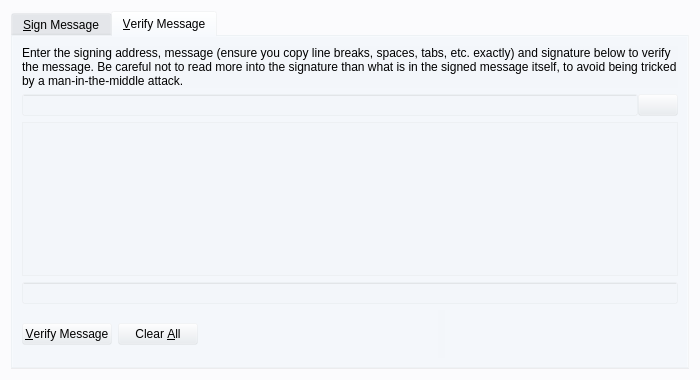
<?xml version="1.0" encoding="UTF-8"?>
<ui version="4.0">
 <class>SignVerifyMessageDialog</class>
 <widget class="QDialog" name="SignVerifyMessageDialog">
  <property name="geometry">
   <rect>
    <x>0</x>
    <y>0</y>
    <width>700</width>
    <height>380</height>
   </rect>
  </property>
  <property name="windowTitle">
   <string>Signatures - Sign / Verify a Message</string>
  </property>
  <property name="styleSheet">
   <string notr="true">background:rgba(232, 236, 241, 0.1);</string>
  </property>
  <property name="modal">
   <bool>true</bool>
  </property>
  <layout class="QVBoxLayout" name="verticalLayout">
   <item>
    <widget class="QTabWidget" name="tabWidget">
     <property name="currentIndex">
      <number>1</number>
     </property>
     <widget class="QWidget" name="tabSignMessage">
      <attribute name="title">
       <string>&amp;Sign Message</string>
      </attribute>
      <layout class="QVBoxLayout" name="verticalLayout_SM">
       <item>
        <widget class="QLabel" name="infoLabel_SM">
         <property name="text">
          <string>You can sign messages with your addresses to prove you own them. Be careful not to sign anything vague, as phishing attacks may try to trick you into signing your identity over to them. Only sign fully-detailed statements you agree to.</string>
         </property>
         <property name="textFormat">
          <enum>Qt::PlainText</enum>
         </property>
         <property name="wordWrap">
          <bool>true</bool>
         </property>
        </widget>
       </item>
       <item>
        <layout class="QHBoxLayout" name="horizontalLayout_1_SM">
         <property name="spacing">
          <number>0</number>
         </property>
         <item>
          <widget class="QValidatedLineEdit" name="addressIn_SM">
           <property name="toolTip">
            <string>The address to sign the message with (e.g. MO8XT4kKdzWaTjp35iqJZmZR8jonCXNHkl)</string>
           </property>
           <property name="maxLength">
            <number>34</number>
           </property>
          </widget>
         </item>
         <item>
          <widget class="QPushButton" name="addressBookButton_SM">
           <property name="toolTip">
            <string>Choose an address from the address book</string>
           </property>
           <property name="text">
            <string/>
           </property>
           <property name="icon">
            <iconset resource="../bitcoin.qrc">
             <normaloff>:/icons/address-book</normaloff>:/icons/address-book</iconset>
           </property>
           <property name="shortcut">
            <string>Alt+A</string>
           </property>
           <property name="autoDefault">
            <bool>false</bool>
           </property>
          </widget>
         </item>
         <item>
          <widget class="QPushButton" name="pasteButton_SM">
           <property name="toolTip">
            <string>Paste address from clipboard</string>
           </property>
           <property name="text">
            <string/>
           </property>
           <property name="icon">
            <iconset resource="../bitcoin.qrc">
             <normaloff>:/icons/editpaste</normaloff>:/icons/editpaste</iconset>
           </property>
           <property name="shortcut">
            <string>Alt+P</string>
           </property>
           <property name="autoDefault">
            <bool>false</bool>
           </property>
          </widget>
         </item>
        </layout>
       </item>
       <item>
        <widget class="QPlainTextEdit" name="messageIn_SM">
         <property name="toolTip">
          <string>Enter the message you want to sign here</string>
         </property>
        </widget>
       </item>
       <item>
        <layout class="QHBoxLayout" name="horizontalLayout_2_SM">
         <property name="spacing">
          <number>0</number>
         </property>
         <item>
          <widget class="QLineEdit" name="signatureOut_SM">
           <property name="font">
            <font>
             <italic>true</italic>
            </font>
           </property>
           <property name="readOnly">
            <bool>true</bool>
           </property>
          </widget>
         </item>
         <item>
          <widget class="QPushButton" name="copySignatureButton_SM">
           <property name="toolTip">
            <string>Copy the current signature to the system clipboard</string>
           </property>
           <property name="text">
            <string/>
           </property>
           <property name="icon">
            <iconset resource="../bitcoin.qrc">
             <normaloff>:/icons/editcopy</normaloff>:/icons/editcopy</iconset>
           </property>
           <property name="autoDefault">
            <bool>false</bool>
           </property>
          </widget>
         </item>
        </layout>
       </item>
       <item>
        <layout class="QHBoxLayout" name="horizontalLayout_3_SM">
         <item>
          <widget class="QPushButton" name="signMessageButton_SM">
           <property name="toolTip">
            <string>Sign the message to prove you own this MCB address</string>
           </property>
           <property name="text">
            <string>&amp;Sign Message</string>
           </property>
           <property name="icon">
            <iconset resource="../bitcoin.qrc">
             <normaloff>:/icons/edit</normaloff>:/icons/edit</iconset>
           </property>
           <property name="autoDefault">
            <bool>false</bool>
           </property>
          </widget>
         </item>
         <item>
          <widget class="QPushButton" name="clearButton_SM">
           <property name="toolTip">
            <string>Reset all sign message fields</string>
           </property>
           <property name="text">
            <string>Clear &amp;All</string>
           </property>
           <property name="icon">
            <iconset resource="../bitcoin.qrc">
             <normaloff>:/icons/remove</normaloff>:/icons/remove</iconset>
           </property>
           <property name="autoDefault">
            <bool>false</bool>
           </property>
          </widget>
         </item>
         <item>
          <spacer name="horizontalSpacer_1_SM">
           <property name="orientation">
            <enum>Qt::Horizontal</enum>
           </property>
           <property name="sizeHint" stdset="0">
            <size>
             <width>40</width>
             <height>48</height>
            </size>
           </property>
          </spacer>
         </item>
         <item>
          <widget class="QLabel" name="statusLabel_SM">
           <property name="font">
            <font>
             <weight>75</weight>
             <bold>true</bold>
            </font>
           </property>
           <property name="text">
            <string/>
           </property>
           <property name="wordWrap">
            <bool>true</bool>
           </property>
          </widget>
         </item>
         <item>
          <spacer name="horizontalSpacer_2_SM">
           <property name="orientation">
            <enum>Qt::Horizontal</enum>
           </property>
           <property name="sizeHint" stdset="0">
            <size>
             <width>40</width>
             <height>48</height>
            </size>
           </property>
          </spacer>
         </item>
        </layout>
       </item>
      </layout>
     </widget>
     <widget class="QWidget" name="tabVerifyMessage">
      <attribute name="title">
       <string>&amp;Verify Message</string>
      </attribute>
      <layout class="QVBoxLayout" name="verticalLayout_VM">
       <item>
        <widget class="QLabel" name="infoLabel_VM">
         <property name="text">
          <string>Enter the signing address, message (ensure you copy line breaks, spaces, tabs, etc. exactly) and signature below to verify the message. Be careful not to read more into the signature than what is in the signed message itself, to avoid being tricked by a man-in-the-middle attack.</string>
         </property>
         <property name="textFormat">
          <enum>Qt::PlainText</enum>
         </property>
         <property name="alignment">
          <set>Qt::AlignLeading|Qt::AlignLeft|Qt::AlignTop</set>
         </property>
         <property name="wordWrap">
          <bool>true</bool>
         </property>
        </widget>
       </item>
       <item>
        <layout class="QHBoxLayout" name="horizontalLayout_1_VM">
         <property name="spacing">
          <number>0</number>
         </property>
         <item>
          <widget class="QValidatedLineEdit" name="addressIn_VM">
           <property name="toolTip">
            <string>The address the message was signed with (e.g. MO8XT4kKdzWaTjp35iqJZmZR8jonCXNHkl)</string>
           </property>
           <property name="maxLength">
            <number>34</number>
           </property>
          </widget>
         </item>
         <item>
          <widget class="QPushButton" name="addressBookButton_VM">
           <property name="toolTip">
            <string>Choose an address from the address book</string>
           </property>
           <property name="text">
            <string/>
           </property>
           <property name="icon">
            <iconset resource="../bitcoin.qrc">
             <normaloff>:/icons/address-book</normaloff>:/icons/address-book</iconset>
           </property>
           <property name="shortcut">
            <string>Alt+A</string>
           </property>
           <property name="autoDefault">
            <bool>false</bool>
           </property>
          </widget>
         </item>
        </layout>
       </item>
       <item>
        <widget class="QPlainTextEdit" name="messageIn_VM"/>
       </item>
       <item>
        <widget class="QValidatedLineEdit" name="signatureIn_VM"/>
       </item>
       <item>
        <layout class="QHBoxLayout" name="horizontalLayout_2_VM">
         <item>
          <widget class="QPushButton" name="verifyMessageButton_VM">
           <property name="toolTip">
            <string>Verify the message to ensure it was signed with the specified MCB address</string>
           </property>
           <property name="text">
            <string>&amp;Verify Message</string>
           </property>
           <property name="icon">
            <iconset resource="../bitcoin.qrc">
             <normaloff>:/icons/transaction_0</normaloff>:/icons/transaction_0</iconset>
           </property>
           <property name="autoDefault">
            <bool>false</bool>
           </property>
          </widget>
         </item>
         <item>
          <widget class="QPushButton" name="clearButton_VM">
           <property name="toolTip">
            <string>Reset all verify message fields</string>
           </property>
           <property name="text">
            <string>Clear &amp;All</string>
           </property>
           <property name="icon">
            <iconset resource="../bitcoin.qrc">
             <normaloff>:/icons/remove</normaloff>:/icons/remove</iconset>
           </property>
           <property name="autoDefault">
            <bool>false</bool>
           </property>
          </widget>
         </item>
         <item>
          <spacer name="horizontalSpacer_1_VM">
           <property name="orientation">
            <enum>Qt::Horizontal</enum>
           </property>
           <property name="sizeHint" stdset="0">
            <size>
             <width>40</width>
             <height>48</height>
            </size>
           </property>
          </spacer>
         </item>
         <item>
          <widget class="QLabel" name="statusLabel_VM">
           <property name="font">
            <font>
             <weight>75</weight>
             <bold>true</bold>
            </font>
           </property>
           <property name="text">
            <string/>
           </property>
           <property name="wordWrap">
            <bool>true</bool>
           </property>
          </widget>
         </item>
         <item>
          <spacer name="horizontalSpacer_2_VM">
           <property name="orientation">
            <enum>Qt::Horizontal</enum>
           </property>
           <property name="sizeHint" stdset="0">
            <size>
             <width>40</width>
             <height>48</height>
            </size>
           </property>
          </spacer>
         </item>
        </layout>
       </item>
      </layout>
     </widget>
    </widget>
   </item>
  </layout>
 </widget>
 <customwidgets>
  <customwidget>
   <class>QValidatedLineEdit</class>
   <extends>QLineEdit</extends>
   <header>qvalidatedlineedit.h</header>
  </customwidget>
 </customwidgets>
 <resources>
  <include location="../bitcoin.qrc"/>
 </resources>
 <connections/>
</ui>
